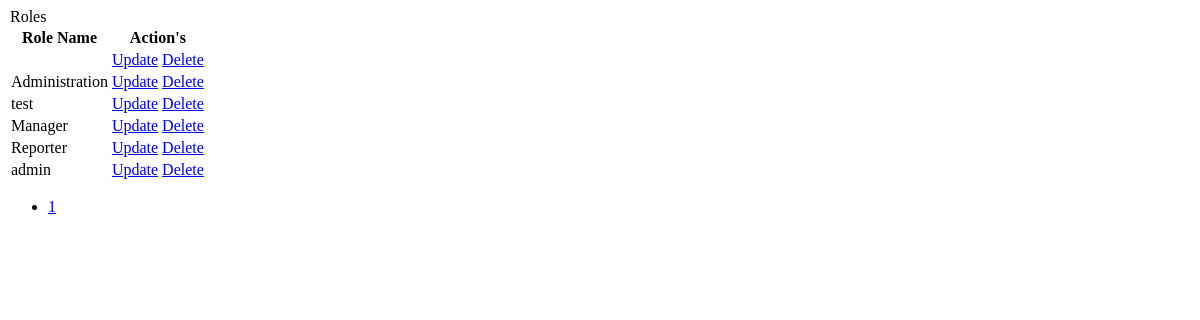
/views/ViewRoles.php, run on the app's committed database.
### tables this page shows
CREATE TABLE IF NOT EXISTS `roles` (
  `user_role` varchar(365) NOT NULL,
  `role_id` int(11) NOT NULL AUTO_INCREMENT,
  `CreateTemplate` tinyint(1) NOT NULL,
  `CreateReport` tinyint(1) NOT NULL,
  `DeleteReport` tinyint(1) NOT NULL,
  `EditReport` tinyint(1) NOT NULL,
  `OpenReport` tinyint(1) NOT NULL,
  `CloseReport` tinyint(1) NOT NULL,
  `user_management` tinyint(1) NOT NULL,
  `delete_template` tinyint(1) NOT NULL,
  `update_template` tinyint(1) NOT NULL,
  `AddAttatchment` tinyint(1) NOT NULL,
  `DeleteAttatchment` tinyint(1) NOT NULL,
  PRIMARY KEY (`role_id`)
);

### views/ViewRoles.php (the view, shortened to what this page needs)
    <link href="css/animate.css" rel="stylesheet">
<?php if(isset($_GET['current']) || isset($_GET['query'])){
}
else { ?>
<div class="animated slideInLeft">
<?php } ?>
<legend> Roles </legend>
<div class="container">
<div class="row">
<div class="col-md-4 table-responsive">
<table class="table table-striped table-bordered">
                  <thead>
                    <tr>
                      <th>Role Name</th>
<th>Action's </th>
                    </tr>
                  </thead>
                  <tbody>
                  <?php
include 'rolepaginator.php';
                   $pdo = Database::connect();
$paginator = new Paginator();
$sql = "SELECT count(*) FROM roles";
$paginator->paginate($pdo->query($sql)->fetchColumn());
$start = (($paginator->getCurrentPage()-1)*$paginator->itemsPerPage);
$length = ($paginator->itemsPerPage);
                   $sql = "SELECT * FROM roles ORDER BY role_id DESC limit $start, $length";
                   foreach ($pdo->query($sql) as $row) {
                            echo '<tr>';
                            echo '<td>'. $row['user_role'] . '</td>';
echo '<td > <a class="btn btn-success one" href="?source=UpdateRole&id='.$row['role_id'].'">Update</a>';
                            echo '<a class="btn btn-danger four" href="?source=DeleteRole&name='.$row['user_role'].'">Delete</a></td>';
                            echo '</tr>';
                   }
                  ?>
                  </tbody>
</table>
</div>
</div>
</div>
<?php echo $paginator->pageNav();?>
</div>

### data on the page
roles: user_role "Administration"
roles: user_role "test"
roles: user_role "Manager"
roles: user_role "Reporter"
roles: user_role "admin"
